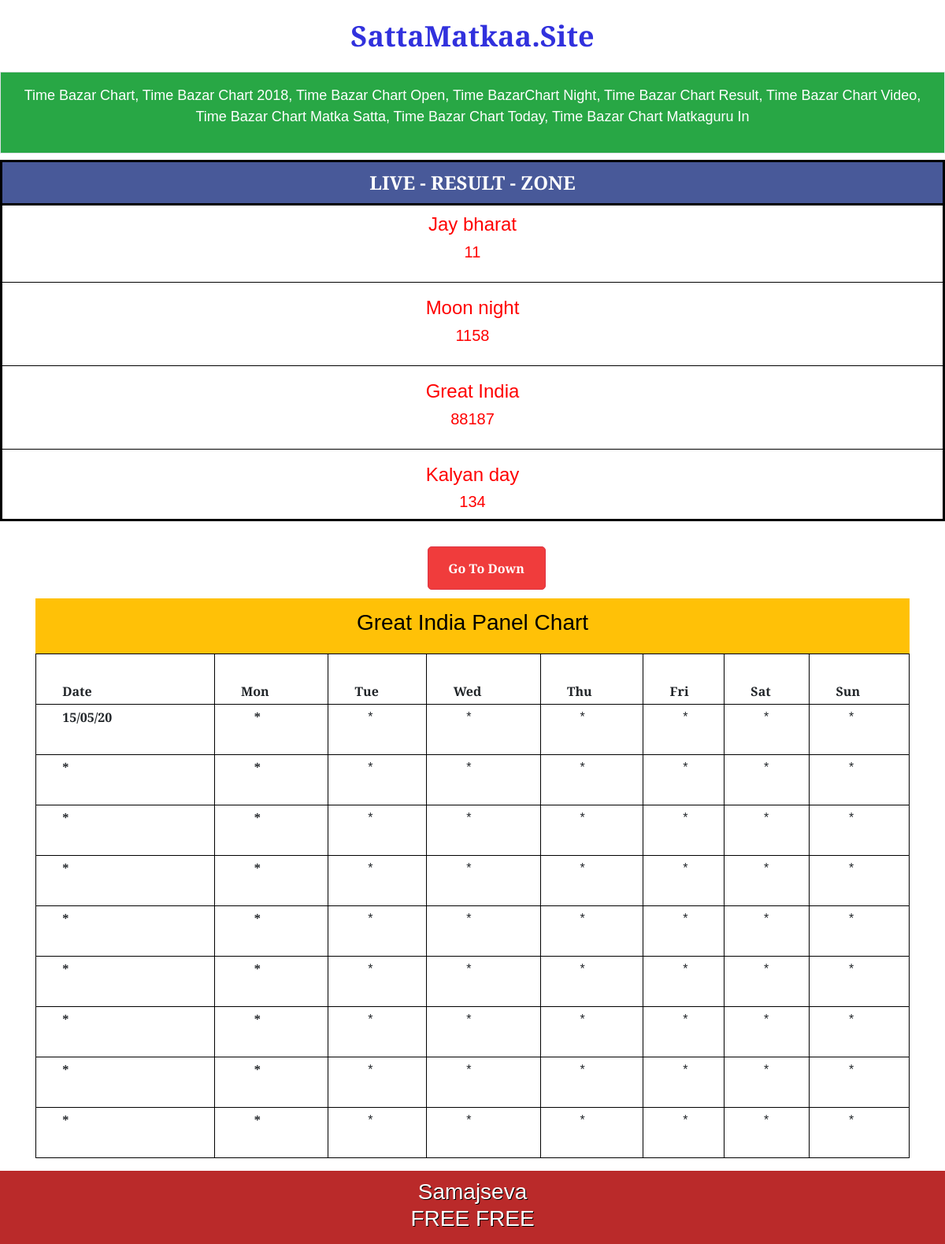
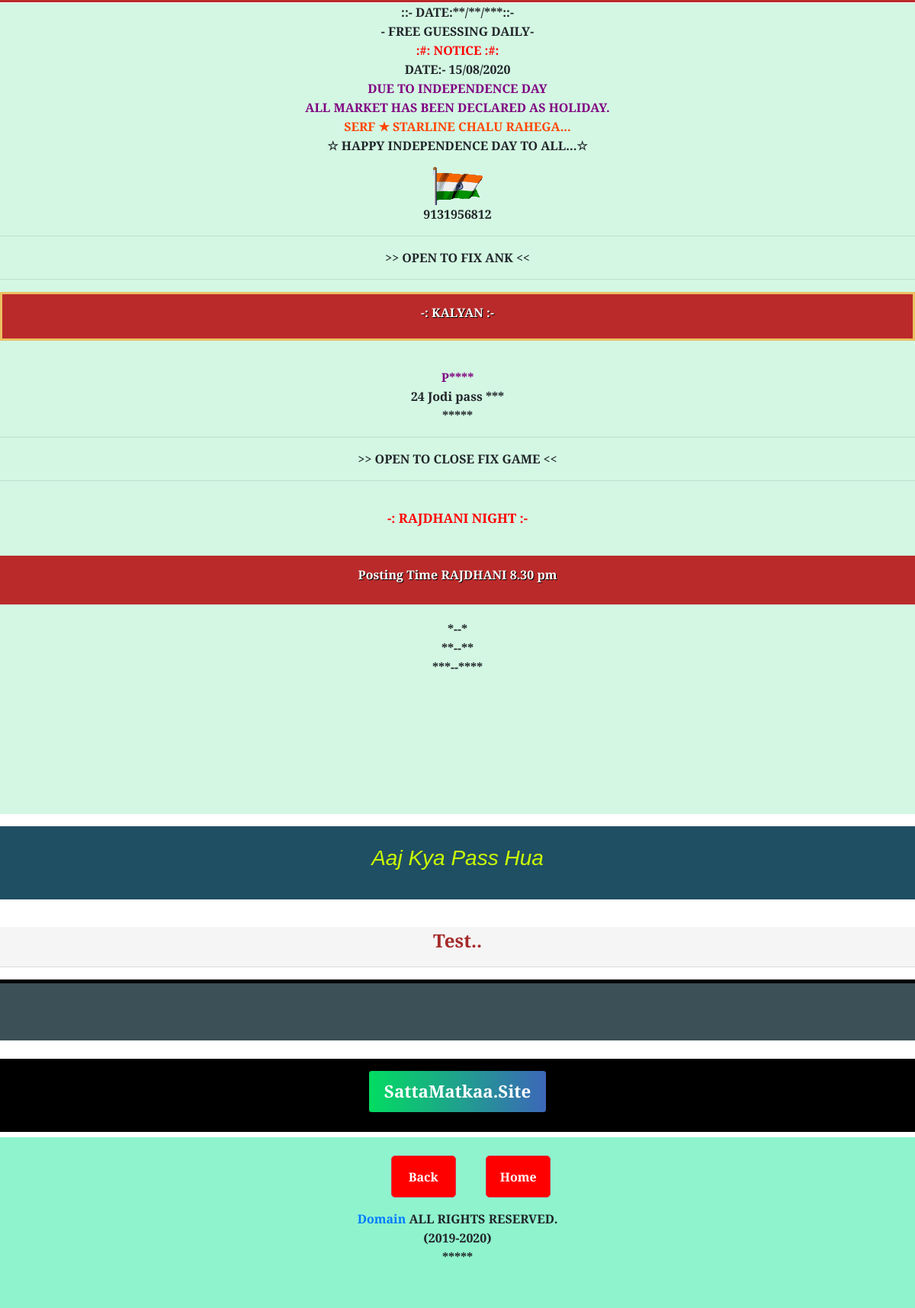
The app's page /paneltime with its own data (2 pictures, top to bottom).
### game/models.py (models this page shows)
class points(models.Model):
    Jay_bharat = models.CharField(max_length=100,default="*")
    Moon_night = models.CharField(max_length=100,default="*")
    Great_India = models.CharField(max_length=100,default="*")
    Kalyan_day = models.CharField(max_length=100,default="*")

class Great_India_panle(models.Model):
    Date = models.CharField(max_length=100,default="*")
    Sun = models.CharField(max_length=100,default="*")
    Mon = models.CharField(max_length=100,default="*")
    Tue = models.CharField(max_length=100,default="*")
    Wed = models.CharField(max_length=100,default="*")
    Thu = models.CharField(max_length=100,default="*")
    Fri = models.CharField(max_length=100,default="*")
    Sat = models.CharField(max_length=100,default="*")

### game/views.py (the view)
# urls.py: path("paneltime", views.paneltime, name= 'paneltime'),
def paneltime(request):
    paneltime_objects = Great_India_panle.objects.all()
    all_objects = points.objects.all()
    context = {'all_objects': all_objects,'paneltime_objects':paneltime_objects}
    return render(request, 'paneltime.html',context)

### templates/paneltime.html (shortened to what this page needs)
{% load static %}
<!doctype html>
<html lang="en">
<head>
    <link rel="stylesheet" href="https://stackpath.bootstrapcdn.com/bootstrap/4.5.2/css/bootstrap.min.css"
>
    <link rel="stylesheet" href="{% static 'css/stlye.css' %}">
</head>
<body>
    <center>
        <a href="/" class="namehref">
            <h1 class="textColor my-4">SattaMatkaa.Site</h1>
        </a>
    </center>
    <div class="container-flude firstdivpara">
        <center>
            <p>Time Bazar Chart, Time Bazar Chart 2018, Time Bazar Chart Open, Time BazarChart Night, Time Bazar Chart
                Result, Time Bazar Chart Video, Time Bazar Chart Matka Satta, Time Bazar Chart Today, Time Bazar Chart
                Matkaguru In
        </center>
    </div>
    <div class="live my-2">
        <h4 class="livegame"><span class="cercal spinner-grow">*</span> LIVE - RESULT - ZONE </h4>
        <div class="firstName">
            <h4>Jay bharat</h4>
            <h5>{{all_objects.0.Jay_bharat}}</h5>
        </div>
        <hr class="gamehr">
        <div class="firstName">
            <h4>Moon night</h4>
            <h5>{{all_objects.0.Moon_night}}</h5>
        </div>
        <hr class="gamehr">
        <div class="firstName">
            <h4>Great India</h4>
            <h5>{{all_objects.0.Great_India}}</h5>
        </div>
        <hr class="gamehr">
        <div class="firstName">
            <h4>Kalyan day</h4>
            <h5>{{all_objects.0.Kalyan_day}}</h5>
        </div>
    </div>
    <div class="text-center">
        <a href="#bottombutton"> <button type="button" class="btn btn-danger button2">Go To Down</button></a>
    </div>
<div class="container">
    <div class="mainbharath">
        <h3>
            Great India Panel Chart
        </h3>
    </div>
    <table class="table table-bordered">
        <thead>
            <tr>
                <th scope="col" style="padding-left: 3%;">Date</th>
                <th scope="col" style="padding-left: 3%;">Mon</th>
                <th scope="col" style="padding-left: 3%;">Tue</th>
                <th scope="col" style="padding-left: 3%;">Wed</th>
                <th scope="col" style="padding-left: 3%;">Thu</th>
                <th scope="col" style="padding-left: 3%;">Fri</th>
                <th scope="col" style="padding-left: 3%;">Sat</th>
                <th scope="col" style="padding-left: 3%;">Sun</th>
            </tr>
        </thead>
        <tbody>
            <tr>
                <th scope="row" style="padding-left: 3%; padding-right: 0%;">{{paneltime_objects.0.Date}}</th>
                <th scope="row" style="padding-left: 4.5%; padding-right: 0%;">{{paneltime_objects.0.Mon}}</th>
                <td style="padding-left: 4.5%;">{{paneltime_objects.0.Tue}}</td>
                <td style="padding-left: 4.5%;">{{paneltime_objects.0.Wed}}</td>
                <td style="padding-left: 4.5%;">{{paneltime_objects.0.Thu}}</td>
                <td style="padding-left: 4.5%;">{{paneltime_objects.0.Fri}}</td>
                <td style="padding-left: 4.5%;">{{paneltime_objects.0.Sat}}</td>
                <td style="padding-left: 4.5%;">{{paneltime_objects.0.Sun}}</td>
            </tr>
            <tr>
                <th scope="row" style="padding-left: 3%; padding-right: 0%;">{{paneltime_objects.1.Date}}</th>
                <th scope="row" style="padding-left: 4.5%; padding-right: 0%;">{{paneltime_objects.1.Mon}}</th>
                <td style="padding-left: 4.5%;">{{paneltime_objects.1.Tue}}</td>
                <td style="padding-left: 4.5%;">{{paneltime_objects.1.Wed}}</td>
                <td style="padding-left: 4.5%;">{{paneltime_objects.1.Thu}}</td>
                <td style="padding-left: 4.5%;">{{paneltime_objects.1.Fri}}</td>
                <td style="padding-left: 4.5%;">{{paneltime_objects.1.Sat}}</td>
                <td style="padding-left: 4.5%;">{{paneltime_objects.1.Sun}}</td>
            </tr>
            <tr>
                <th scope="row" style="padding-left: 3%; padding-right: 0%;">{{paneltime_objects.2.Date}}</th>
                <th scope="row" style="padding-left: 4.5%; padding-right: 0%;">{{paneltime_objects.2.Mon}}</th>
                <td style="padding-left: 4.5%;">{{paneltime_objects.2.Tue}}</td>
                <td style="padding-left: 4.5%;">{{paneltime_objects.2.Wed}}</td>
                <td style="padding-left: 4.5%;">{{paneltime_objects.2.Thu}}</td>
                <td style="padding-left: 4.5%;">{{paneltime_objects.2.Fri}}</td>
                <td style="padding-left: 4.5%;">{{paneltime_objects.2.Sat}}</td>
                <td style="padding-left: 4.5%;">{{paneltime_objects.2.Sun}}</td>
            </tr>
            <tr>
                <th scope="row" style="padding-left: 3%; padding-right: 0%;">{{paneltime_objects.3.Date}}</th>
                <th scope="row" style="padding-left: 4.5%; padding-right: 0%;">{{paneltime_objects.3.Mon}}</th>
                <td style="padding-left: 4.5%;">{{paneltime_objects.3.Tue}}</td>
                <td style="padding-left: 4.5%;">{{paneltime_objects.3.Wed}}</td>
                <td style="padding-left: 4.5%;">{{paneltime_objects.3.Thu}}</td>
                <td style="padding-left: 4.5%;">{{paneltime_objects.3.Fri}}</td>
                <td style="padding-left: 4.5%;">{{paneltime_objects.3.Sat}}</td>
                <td style="padding-left: 4.5%;">{{paneltime_objects.3.Sun}}</td>
            </tr>
          <tr>
                <th scope="row" style="padding-left: 3%; padding-right: 0%;">{{paneltime_objects.4.Date}}</th>
                <th scope="row" style="padding-left: 4.5%; padding-right: 0%;">{{paneltime_objects.4.Mon}}</th>
                <td style="padding-left: 4.5%;">{{paneltime_objects.4.Tue}}</td>
                <td style="padding-left: 4.5%;">{{paneltime_objects.4.Wed}}</td>
                <td style="padding-left: 4.5%;">{{paneltime_objects.4.Thu}}</td>
                <td style="padding-left: 4.5%;">{{paneltime_objects.4.Fri}}</td>
                <td style="padding-left: 4.5%;">{{paneltime_objects.4.Sat}}</td>
                <td style="padding-left: 4.5%;">{{paneltime_objects.4.Sun}}</td>
            </tr>
            <tr>
                <th scope="row" style="padding-left: 3%; padding-right: 0%;">{{paneltime_objects.5.Date}}</th>
                <th scope="row" style="padding-left: 4.5%; padding-right: 0%;">{{paneltime_objects.5.Mon}}</th>
                <td style="padding-left: 4.5%;">{{paneltime_objects.5.Tue}}</td>
                <td style="padding-left: 4.5%;">{{paneltime_objects.5.Wed}}</td>
                <td style="padding-left: 4.5%;">{{paneltime_objects.5.Thu}}</td>
                <td style="padding-left: 4.5%;">{{paneltime_objects.5.Fri}}</td>
                <td style="padding-left: 4.5%;">{{paneltime_objects.5.Sat}}</td>
                <td style="padding-left: 4.5%;">{{paneltime_objects.5.Sun}}</td>
            </tr>
            <tr>
                <th scope="row" style="padding-left: 3%; padding-right: 0%;">{{paneltime_objects.6.Date}}</th>
                <th scope="row" style="padding-left: 4.5%; padding-right: 0%;">{{paneltime_objects.6.Mon}}</th>
                <td style="padding-left: 4.5%;">{{paneltime_objects.6.Tue}}</td>
                <td style="padding-left: 4.5%;">{{paneltime_objects.6.Wed}}</td>
                <td style="padding-left: 4.5%;">{{paneltime_objects.6.Thu}}</td>
                <td style="padding-left: 4.5%;">{{paneltime_objects.6.Fri}}</td>
                <td style="padding-left: 4.5%;">{{paneltime_objects.6.Sat}}</td>
                <td style="padding-left: 4.5%;">{{paneltime_objects.6.Sun}}</td>
            </tr>
            <tr>
                <th scope="row" style="padding-left: 3%; padding-right: 0%;">{{paneltime_objects.7.Date}}</th>
                <th scope="row" style="padding-left: 4.5%; padding-right: 0%;">{{paneltime_objects.7.Mon}}</th>
                <td style="padding-left: 4.5%;">{{paneltime_objects.7.Tue}}</td>
                <td style="padding-left: 4.5%;">{{paneltime_objects.7.Wed}}</td>
                <td style="padding-left: 4.5%;">{{paneltime_objects.7.Thu}}</td>
                <td style="padding-left: 4.5%;">{{paneltime_objects.7.Fri}}</td>
                <td style="padding-left: 4.5%;">{{paneltime_objects.7.Sat}}</td>
                <td style="padding-left: 4.5%;">{{paneltime_objects.7.Sun}}</td>
            </tr>
            <tr>
                <th scope="row" style="padding-left: 3%; padding-right: 0%;">{{paneltime_objects.8.Date}}</th>
                <th scope="row" style="padding-left: 4.5%; padding-right: 0%;">{{paneltime_objects.8.Mon}}</th>
                <td style="padding-left: 4.5%;">{{paneltime_objects.8.Tue}}</td>
                <td style="padding-left: 4.5%;">{{paneltime_objects.8.Wed}}</td>
                <td style="padding-left: 4.5%;">{{paneltime_objects.8.Thu}}</td>
                <td style="padding-left: 4.5%;">{{paneltime_objects.8.Fri}}</td>
                <td style="padding-left: 4.5%;">{{paneltime_objects.8.Sat}}</td>
                <td style="padding-left: 4.5%;">{{paneltime_objects.8.Sun}}</td>
            </tr>
        </tbody>
    </table>
</div>
    <div class="samajseva">
        <h3>Samajseva <br>
            FREE FREE</h3>
    </div>
    <div class="container-flude maindate my-3">
        <p class="text-center blackbold" style="margin-top: -15px;">::- DATE:**/**/***::-</p>
        <p class="text-center blackbold" style="margin-top: -15px;">- FREE GUESSING DAILY-</p>
        <p class="text-center redbold" style="margin-top: -15px;"> :#: NOTICE :#:</p>
        <p class="text-center blackbold" style="margin-top: -15px;"> DATE:- 15/08/2020</p>
        <p class="text-center perperbold" style="margin-top: -15px;"> DUE TO INDEPENDENCE DAY</p>
        <p class="text-center perperbold" style="margin-top: -15px;">ALL MARKET HAS BEEN DECLARED AS HOLIDAY.</p>
        <p class="text-center orangebold" style="margin-top: -15px;">SERF ★ STARLINE CHALU RAHEGA...</p>
        <p class="text-center blackbold" style="margin-top: -15px;">☆ HAPPY INDEPENDENCE DAY TO ALL...☆</p>
        <center><img src="/static/img/indiac.gif" alt="India"></center>
        <p class="text-center blackbold">9131956812</p>
        <hr>
        <p class="text-center blackbold"> >> OPEN TO FIX ANK << </p>
                <hr>
                <div class="container-flude my-3 kalyan">
                    <p class="whitebold">-: KALYAN :-</p>
                </div>
                <div class="container-flude jodi">
                    <p class="text-center perperbold" style="margin-top: -15px;">P****</p>
                    <p class="text-center blackbold" style="margin-top: -15px;">24 Jodi pass ***</p>
                    <p class="text-center blackbold" style="margin-top: -15px;">***** </p>
                </div>
                <hr>
                <p class="text-center blackbold">>> OPEN TO CLOSE FIX GAME << </p>
                        <hr>
                        <p class="nightpara">-: RAJDHANI NIGHT :-</p>
                        <div class="posting">
                            Posting Time RAJDHANI 8.30 pm
                        </div>
                        <div class="container-flude jodi">
                            <p class="text-center blackbold" style="margin-top: -15px;">*--*</p>
                            <p class="text-center blackbold" style="margin-top: -15px;">**--**</p>
                            <p class="text-center blackbold" style="margin-top: -15px;">***--****</p>
                        </div>
    </div>
    <div class="pass">
        <h3>Aaj Kya Pass Hua</h3>
    </div>
    <div class="test">
        Test..
        <hr>
    </div>
    <div class="empty">
    </div>
    <div class="saatasite">
        <button class="refrash"><a href="/" class="rehref" id="bottombutton"> SattaMatkaa.Site </a></button>
    </div>
    <footer>
        <div class="footer text-center">
            <button type="button" class="btn btn-danger button">Back</button>
            <a href="/"> <button type="button" class="btn btn-danger button">Home</button> <br></a>
            <p class="blackbold my-3"><a href="/" style="padding-right: 4px;">Domain</a>ALL RIGHTS RESERVED.</p>
            <p style="margin-top: -15px;" class="blackbold">(2019-2020)</p>
            <p style="margin-top: -15px;" class="blackbold">*****</p>
        </div>
    </footer>
</body>
</html>

### records on screen
points: Jay_bharat "11", Moon_night "1158", Great_India "88187", Kalyan_day "134"
Great_India_panle: Date "15/05/20", Mon "*", Tue "*", Wed "*", Thu "*", Fri "*", Sat "*", Sun "*"
Great_India_panle: Date "*", Mon "*", Tue "*", Wed "*", Thu "*", Fri "*", Sat "*", Sun "*"
Great_India_panle: Date "*", Mon "*", Tue "*", Wed "*", Thu "*", Fri "*", Sat "*", Sun "*"
Great_India_panle: Date "*", Mon "*", Tue "*", Wed "*", Thu "*", Fri "*", Sat "*", Sun "*"
Great_India_panle: Date "*", Mon "*", Tue "*", Wed "*", Thu "*", Fri "*", Sat "*", Sun "*"
Great_India_panle: Date "*", Mon "*", Tue "*", Wed "*", Thu "*", Fri "*", Sat "*", Sun "*"
Great_India_panle: Date "*", Mon "*", Tue "*", Wed "*", Thu "*", Fri "*", Sat "*", Sun "*"
Great_India_panle: Date "*", Mon "*", Tue "*", Wed "*", Thu "*", Fri "*", Sat "*", Sun "*"
Great_India_panle: Date "*", Mon "*", Tue "*", Wed "*", Thu "*", Fri "*", Sat "*", Sun "*"
